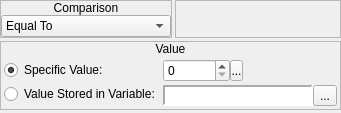
        <widget class="QWidget" name="wMoney">
         <layout class="QVBoxLayout" name="verticalLayout_35">
          <property name="spacing">
           <number>3</number>
          </property>
          <property name="margin">
           <number>0</number>
          </property>
          <item>
           <widget class="QWidget" name="widget_33" native="true">
            <property name="sizePolicy">
             <sizepolicy hsizetype="Preferred" vsizetype="Fixed">
              <horstretch>0</horstretch>
              <verstretch>0</verstretch>
             </sizepolicy>
            </property>
            <layout class="QHBoxLayout" name="horizontalLayout_26">
             <property name="spacing">
              <number>3</number>
             </property>
             <property name="margin">
              <number>0</number>
             </property>
             <item>
              <widget class="QFrame" name="frame_22">
               <property name="sizePolicy">
                <sizepolicy hsizetype="Fixed" vsizetype="Preferred">
                 <horstretch>0</horstretch>
                 <verstretch>0</verstretch>
                </sizepolicy>
               </property>
               <property name="frameShape">
                <enum>QFrame::StyledPanel</enum>
               </property>
               <property name="frameShadow">
                <enum>QFrame::Raised</enum>
               </property>
               <layout class="QVBoxLayout" name="verticalLayout_34">
                <property name="spacing">
                 <number>0</number>
                </property>
                <property name="margin">
                 <number>0</number>
                </property>
                <item>
                 <widget class="QLabel" name="label_16">
                  <property name="sizePolicy">
                   <sizepolicy hsizetype="Preferred" vsizetype="Fixed">
                    <horstretch>0</horstretch>
                    <verstretch>0</verstretch>
                   </sizepolicy>
                  </property>
                  <property name="text">
                   <string>Comparison</string>
                  </property>
                  <property name="alignment">
                   <set>Qt::AlignCenter</set>
                  </property>
                 </widget>
                </item>
                <item>
                 <widget class="QWidget" name="widget_32" native="true">
                  <layout class="QHBoxLayout" name="horizontalLayout_25">
                   <property name="spacing">
                    <number>0</number>
                   </property>
                   <property name="margin">
                    <number>0</number>
                   </property>
                   <item>
                    <widget class="QComboBox" name="money_cboxComparison">
                     <item>
                      <property name="text">
                       <string>Equal To</string>
                      </property>
                     </item>
                     <item>
                      <property name="text">
                       <string>Not Equal To</string>
                      </property>
                     </item>
                     <item>
                      <property name="text">
                       <string>Greater Than</string>
                      </property>
                     </item>
                     <item>
                      <property name="text">
                       <string>Greater Than Or Equal To</string>
                      </property>
                     </item>
                     <item>
                      <property name="text">
                       <string>Less Than</string>
                      </property>
                     </item>
                     <item>
                      <property name="text">
                       <string>Less Than Or Equal To</string>
                      </property>
                     </item>
                    </widget>
                   </item>
                  </layout>
                 </widget>
                </item>
               </layout>
              </widget>
             </item>
             <item>
              <widget class="QFrame" name="frame_23">
               <property name="frameShape">
                <enum>QFrame::StyledPanel</enum>
               </property>
               <property name="frameShadow">
                <enum>QFrame::Raised</enum>
               </property>
              </widget>
             </item>
            </layout>
           </widget>
          </item>
          <item>
           <widget class="QFrame" name="frame_21">
            <property name="sizePolicy">
             <sizepolicy hsizetype="Preferred" vsizetype="Fixed">
              <horstretch>0</horstretch>
              <verstretch>0</verstretch>
             </sizepolicy>
            </property>
            <property name="frameShape">
             <enum>QFrame::StyledPanel</enum>
            </property>
            <property name="frameShadow">
             <enum>QFrame::Raised</enum>
            </property>
            <layout class="QVBoxLayout" name="verticalLayout_31">
             <property name="spacing">
              <number>0</number>
             </property>
             <property name="margin">
              <number>0</number>
             </property>
             <item>
              <widget class="QLabel" name="label_15">
               <property name="sizePolicy">
                <sizepolicy hsizetype="Preferred" vsizetype="Fixed">
                 <horstretch>0</horstretch>
                 <verstretch>0</verstretch>
                </sizepolicy>
               </property>
               <property name="text">
                <string>Value</string>
               </property>
               <property name="alignment">
                <set>Qt::AlignCenter</set>
               </property>
              </widget>
             </item>
             <item>
              <widget class="QWidget" name="widget_29" native="true">
               <layout class="QHBoxLayout" name="horizontalLayout_23">
                <property name="spacing">
                 <number>3</number>
                </property>
                <property name="margin">
                 <number>3</number>
                </property>
                <item>
                 <widget class="QWidget" name="widget_30" native="true">
                  <property name="sizePolicy">
                   <sizepolicy hsizetype="Fixed" vsizetype="Preferred">
                    <horstretch>0</horstretch>
                    <verstretch>0</verstretch>
                   </sizepolicy>
                  </property>
                  <layout class="QVBoxLayout" name="verticalLayout_32">
                   <property name="spacing">
                    <number>3</number>
                   </property>
                   <property name="margin">
                    <number>0</number>
                   </property>
                   <item>
                    <widget class="QRadioButton" name="money_rbSpecificValue">
                     <property name="sizePolicy">
                      <sizepolicy hsizetype="Fixed" vsizetype="Fixed">
                       <horstretch>0</horstretch>
                       <verstretch>0</verstretch>
                      </sizepolicy>
                     </property>
                     <property name="text">
                      <string>Specific Value:</string>
                     </property>
                     <property name="checked">
                      <bool>true</bool>
                     </property>
                    </widget>
                   </item>
                   <item>
                    <widget class="QRadioButton" name="money_rbStoredValue">
                     <property name="sizePolicy">
                      <sizepolicy hsizetype="Fixed" vsizetype="Fixed">
                       <horstretch>0</horstretch>
                       <verstretch>0</verstretch>
                      </sizepolicy>
                     </property>
                     <property name="text">
                      <string>Value Stored in Variable:</string>
                     </property>
                    </widget>
                   </item>
                  </layout>
                 </widget>
                </item>
                <item>
                 <widget class="QWidget" name="widget_31" native="true">
                  <layout class="QVBoxLayout" name="verticalLayout_33">
                   <property name="spacing">
                    <number>3</number>
                   </property>
                   <property name="margin">
                    <number>0</number>
                   </property>
                   <item>
                    <widget class="QWidget" name="money_wValue" native="true">
                     <property name="sizePolicy">
                      <sizepolicy hsizetype="Fixed" vsizetype="Fixed">
                       <horstretch>0</horstretch>
                       <verstretch>0</verstretch>
                      </sizepolicy>
                     </property>
                     <layout class="QHBoxLayout" name="horizontalLayout_24">
                      <property name="spacing">
                       <number>0</number>
                      </property>
                      <property name="margin">
                       <number>0</number>
                      </property>
                      <item>
                       <widget class="QSpinBox" name="money_sbValue">
                        <property name="sizePolicy">
                         <sizepolicy hsizetype="Preferred" vsizetype="Fixed">
                          <horstretch>0</horstretch>
                          <verstretch>0</verstretch>
                         </sizepolicy>
                        </property>
                        <property name="accelerated">
                         <bool>true</bool>
                        </property>
                        <property name="maximum">
                         <number>999999</number>
                        </property>
                       </widget>
                      </item>
                      <item>
                       <widget class="SpinBoxSideButton" name="money_bValueSideButton">
                        <property name="minimumSize">
                         <size>
                          <width>13</width>
                          <height>21</height>
                         </size>
                        </property>
                        <property name="maximumSize">
                         <size>
                          <width>13</width>
                          <height>21</height>
                         </size>
                        </property>
                        <property name="text">
                         <string>...</string>
                        </property>
                        <property name="icon">
                         <iconset resource="gui_icons.qrc">
                          <normaloff>:/icons/spinBoxSideButton.png</normaloff>:/icons/spinBoxSideButton.png</iconset>
                        </property>
                        <property name="iconSize">
                         <size>
                          <width>8</width>
                          <height>16</height>
                         </size>
                        </property>
                       </widget>
                      </item>
                     </layout>
                    </widget>
                   </item>
                   <item>
                    <widget class="QWidget" name="money_wVariable" native="true">
                     <property name="sizePolicy">
                      <sizepolicy hsizetype="Preferred" vsizetype="Fixed">
                       <horstretch>0</horstretch>
                       <verstretch>0</verstretch>
                      </sizepolicy>
                     </property>
                     <layout class="QHBoxLayout" name="horizontalLayout_46">
                      <property name="spacing">
                       <number>0</number>
                      </property>
                      <property name="margin">
                       <number>0</number>
                      </property>
                      <item>
                       <widget class="QLabel" name="money_lblVariable">
                        <property name="sizePolicy">
                         <sizepolicy hsizetype="Preferred" vsizetype="Preferred">
                          <horstretch>0</horstretch>
                          <verstretch>0</verstretch>
                         </sizepolicy>
                        </property>
                        <property name="minimumSize">
                         <size>
                          <width>150</width>
                          <height>0</height>
                         </size>
                        </property>
                        <property name="font">
                         <font>
                          <family>Monospace</family>
                         </font>
                        </property>
                        <property name="styleSheet">
                         <string notr="true">background-color: palette(base);</string>
                        </property>
                        <property name="frameShape">
                         <enum>QFrame::Panel</enum>
                        </property>
                        <property name="frameShadow">
                         <enum>QFrame::Sunken</enum>
                        </property>
                        <property name="lineWidth">
                         <number>2</number>
                        </property>
                        <property name="text">
                         <string/>
                        </property>
                       </widget>
                      </item>
                      <item>
                       <widget class="QToolButton" name="money_bBrowseVariables">
                        <property name="text">
                         <string>...</string>
                        </property>
                        <property name="icon">
                         <iconset resource="gui_icons.qrc">
                          <normaloff>:/icons/fileopen.png</normaloff>:/icons/fileopen.png</iconset>
                        </property>
                       </widget>
                      </item>
                     </layout>
                    </widget>
                   </item>
                  </layout>
                 </widget>
                </item>
               </layout>
              </widget>
             </item>
            </layout>
           </widget>
          </item>
          <item>
           <widget class="QFrame" name="frame_24">
            <property name="frameShape">
             <enum>QFrame::StyledPanel</enum>
            </property>
            <property name="frameShadow">
             <enum>QFrame::Raised</enum>
            </property>
           </widget>
          </item>
         </layout>
        </widget>
